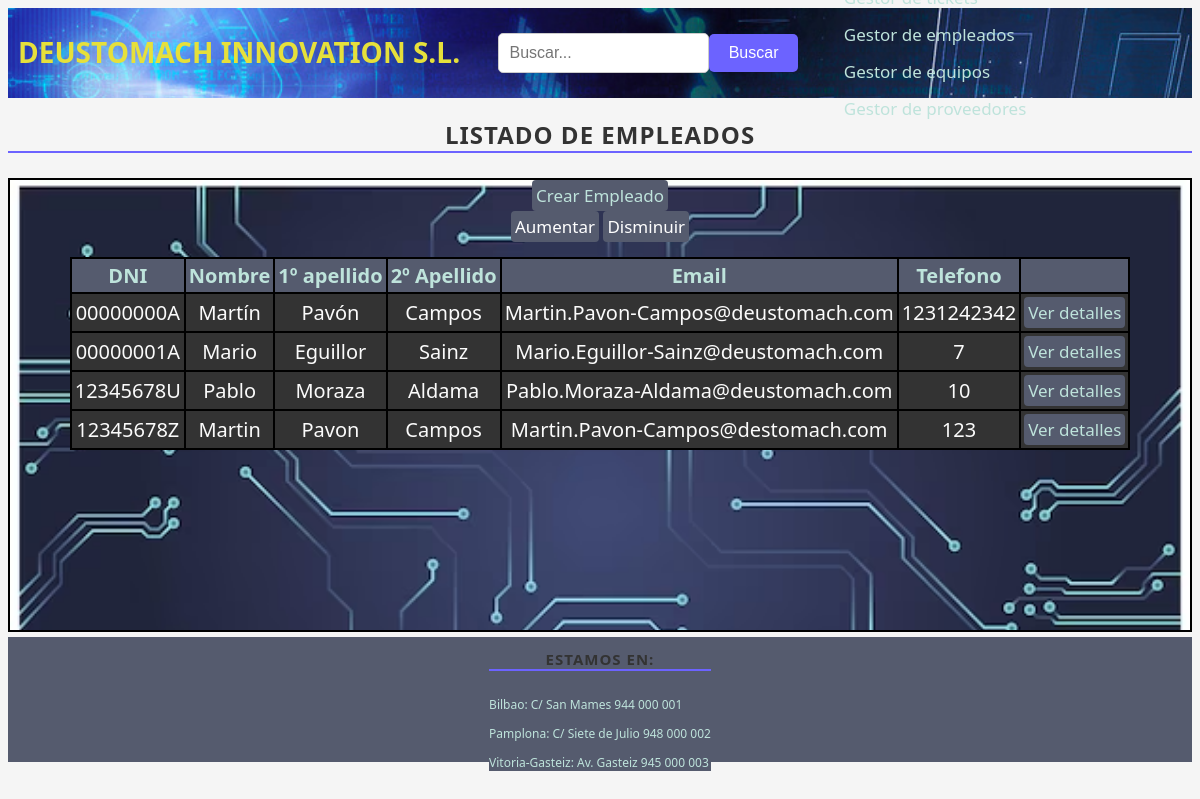
Page /aplicacion/empleados/ on the earlier database version.
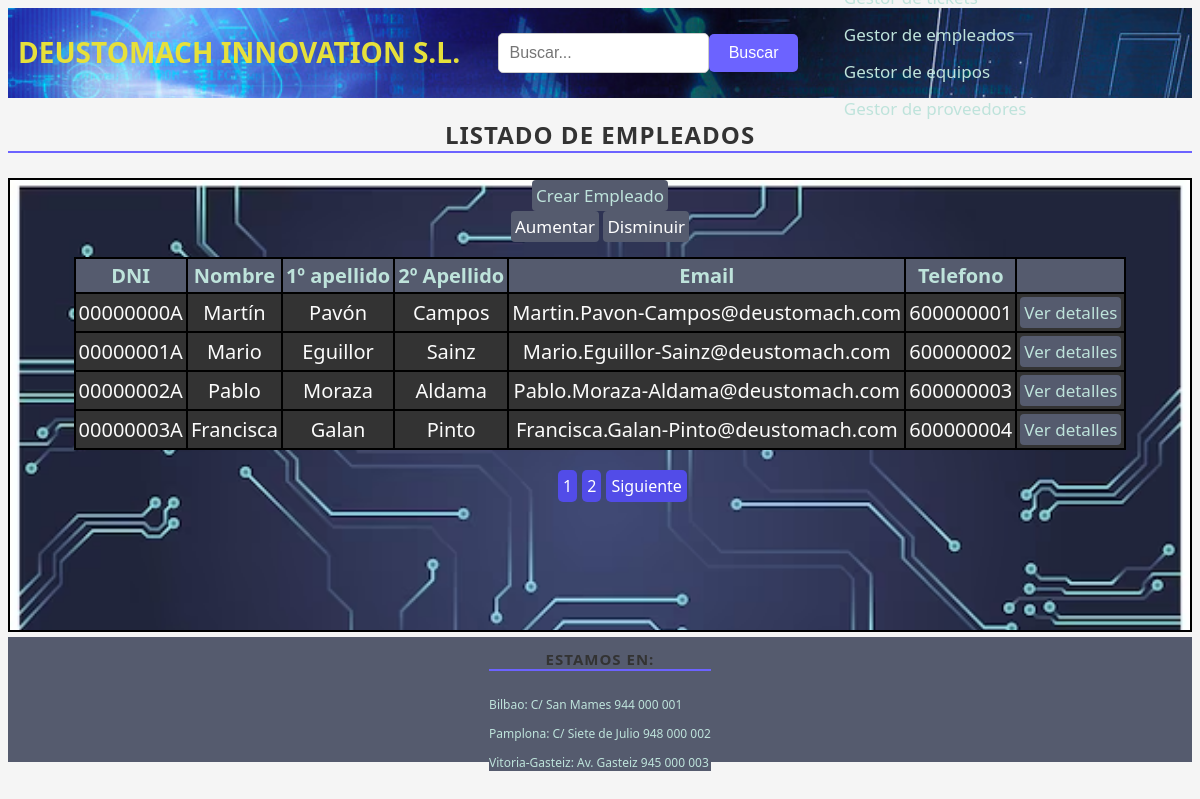
Same page on the later database version.
### app_reto1/models.py (models this page shows, shortened)
class Empleado(models.Model):
    DNI = models.CharField(max_length=9)
    nombre = models.CharField(max_length=20)
    apellido1 = models.CharField(max_length=20)
    apellido2 = models.CharField(max_length=20, null=True, blank=True)
    email = models.EmailField()
    telefono = models.IntegerField()

### app_reto1/views.py (the view, shortened to what this page needs)
# urls.py: path('empleados/', views.index_empleados, name='empleados'),
def index_empleados(request):
    busqueda = request.GET.get("buscar")
    empleados = get_list_or_404(Empleado.objects.order_by("DNI"))
    page = request.GET.get("page", 1)
    try:
        paginator = Paginator(empleados, 4)
        empleados = paginator.page(page)
    except:
        raise Http404
    data = {"lista_empleados": empleados,
            "paginator": paginator}
    return render(request, "empleado_list.html", data)

### app_reto1/templates/empleado_list.html (shortened to what this page needs)
{% extends "base.html" %}
{% block busqueda %}
<div class="busqueda">
<form method="get">
    <div class="busqueda1">
        <input type="text" class="form-control" placeholder="Buscar..." name="buscar">
        <button type="submit" class="boton_busqueda">Buscar</button>
    </div>
</form>
</div>
{% endblock %}
{% block contenido %}
<h2>Listado de empleados</h2>
<div class="divprincipal">
    <button class="boton"> <a class="enlace" href="/aplicacion/empleados/create">Crear Empleado</a></button>
    {% if lista_empleados %}
    <div>
        <button class="boton" id="aumentar">Aumentar</button>
        <button class="boton" id="disminuir">Disminuir</button>
    </div>
    <div id="tamanos">
        <table>
            <tr>
                <th>DNI</th>
                <th>Nombre</th>
                <th>1º apellido</th>
                <th>2º Apellido</th>
                <th>Email</th>
                <th>Telefono</th>
                <th></th>
            </tr>
            {% for e in lista_empleados %}
            <tr>
                <td>{{ e.DNI}}</td>
                <td>{{ e.nombre}}</td>
                <td>{{ e.apellido1}}</td>
                <td>{{ e.apellido2}}</td>
                <td>{{ e.email}}</td>
                <td>{{ e.telefono}}</td>
                <td>
                    <button class="boton">
                        <a class="enlace" href="/aplicacion/empleados/{{ e.id }}">Ver detalles</a>
                    </button>
                </td>
            </tr>
            {% endfor %}
        </table>
    </div>
    <div>
        {% include "paginadorempleado.html" %}
    </div>
</div>
{% else %}
<p>No hay Empleados añadidos.</p>
{% endif %}
{% endblock contenido %}

### app_reto1/templates/base.html (shortened to what this page needs)
<!DOCTYPE html>
<html lang="en">
<head>
    {% load static %}
    <link rel="stylesheet" href="{% static 'css/style.css' %}">
</head>
<body>
    <header>
        <div class="header_izquierdo">
            <h1>Deustomach Innovation S.L.</h1>
        </div>
        {% block busqueda %}{% endblock %}
        <div class="der">
            <div class="der_izq">
                <a href="/aplicacion/" class="link_head">Gestor de tickets</a>
                <a href="/aplicacion/empleados/" class="link_head">Gestor de empleados</a>
            </div>
            <div class="der_der">
                <a href="/aplicacion/equipos/" class="link_head">Gestor de equipos</a>
                <a href="/aplicacion/proveedores/" class="link_head">Gestor de proveedores</a>
            </div>
        </div>
    </header>
    <main>
        {% block contenido %}{% endblock %}
    </main>
    <footer>
        <div>
            <h2 class="h2f">Estamos en:</h2>
            <p class="pf">Bilbao: C/ San Mames 944 000 001</p>
            <p class="pf">Pamplona: C/ Siete de Julio 948 000 002</p>
            <p class="pf">Vitoria-Gasteiz: Av. Gasteiz 945 000 003</p>
        </div>
    </footer>
</body>
</html>

### app_reto1/templates/paginadorempleado.html (shortened to what this page needs)
{% if paginator.num_pages > 1%}
<div class="d-flex justify-content-center">
    <ul class="pagination">
        {% for page in paginator.page_range %}
            {% if page < 7 or page == lista_empleados.number %}
            <li class="page-item {% if page == lista_empleados.number %}active{% endif %}">
                <a class="page-link" href="?page={{ page }}#pagtable">{{ page }}</a>
            </li>
            {% endif %}
        {% endfor %}
        {% if lista_empleados.has_next %}
            <li class="page-item d-none d-sm-block">
                <a class="page-link" href="?page={{ lista_empleados.next_page_number }}#pagtable">Siguiente</a>
            </li>
        {% endif %}
    </ul>
</div>
{% endif %}

### app_reto1/static/css/style.css (style rules this page uses)
body { font: 300 normal 17px Noto Sans, arial, sans-serif; color: black; background-color: whitesmoke; display: block; justify-content: space-between; height: 100%; }
#tamanos { font-size: 20px; margin-top: 15px; }
header { height: 90px; display: flex; justify-content: space-between; background-image: url('../images/fondo.jpg'); background-size: 100%; align-items: center; }
.header_izquierdo { padding-left: 10px; color: #BEE3DB; }
.busqueda1 { width: 300px; display: flex; align-items: center; }
.busqueda { width: 300px; height: 40px; }
.form-control { width: 100%; padding: 10px; border: 1px solid #ccc; border-radius: 5px; font-size: 16px; transition: border-color 0.3s ease-in-out; }
.boton_busqueda { padding: 10px 20px; background-color: #6c63ff; color: #fff; border: none; border-radius: 5px; font-size: 16px; cursor: pointer; transition: background-color 0.3s ease-in-out; }
.der { width: 30%; display: flex; flex-direction: row; flex-wrap: wrap; }
.der_izq { display: flex; flex-direction: column; justify-content: space-between; }
.der_der { display: flex; flex-direction: column; justify-content: space-between; }
.link_head { text-decoration: none; color: #BEE3DB; margin: 7px; transition: color 0.3s ease-in-out; }
footer { width: 100%; height: 125px; background-color: #555B6E; color: #BEE3DB; display: flex; justify-content: center; align-self: flex-end; }
h1 { font-size: 28px; color: #e6e03b; margin-bottom: 20px; text-transform: uppercase; }
h2 { display: flex; justify-content: center; font-size: 24px; font-weight: bold; color: #333; margin-bottom: 25px; text-transform: uppercase; letter-spacing: 1px; border-bottom: 2px solid #6c63ff; }
.h2f { font-size: 15px; }
.pf { font-size: 12px; }
table { border: 2px solid; border-collapse: collapse; }
th { border: 2px solid black; border-collapse: collapse; padding: 3px; background-color: #555B6E; color: #BEE3DB; }
p { color: #BEE3DB; background-color: #555B6E; }
td { border: 2px solid black; border-collapse: collapse; padding: 3px; background-color: #333; color: #fbfbfb; text-align: center; }
.enlace { margin: 0px 0px 0px 0px; text-decoration: none; color: #BEE3DB; }
.boton { font: 300 normal 17px Noto Sans, arial, sans-serif; background-color: #555B6E; text-decoration: none; color: #ffffff; border: none; border-radius: 4px; cursor: pointer; }
form { display: flex; flex-direction: column; align-items: center; flex-wrap: wrap; margin-bottom: 10px; }
li { display: flex; margin-bottom: 3px; margin-top: 3px; flex-wrap: wrap; }
.divprincipal { background-image: url('../images/fondoprincipal.avif'); background-size: 100%; border: solid 2px; display: flex; flex-direction: column; align-items: center; margin-bottom: 5px; height: 450px; }
button { padding: 4px; }
.pagination { color: #524ce8; display: flex; width: 950px; justify-content: center; }
.page-item { margin-left: 5px; }
.page-link { display: inline-block; padding: 5px 5px; background-color: #524ce8; color: white; border: none; border-radius: 5px; font-size: 16px; cursor: pointer; transition: background-color 0.3s ease-in-out; text-decoration: none; }
li { margin-bottom: 10px; }

Differences in the rows shown:
removed Empleado: DNI "12345678Z", nombre "Martin", apellido1 "Pavon", apellido2 "Campos", email "Martin.Pavon-Campos@destomach.com", telefono "123"
changed Empleado "Martín": telefono "1231242342" → "600000001"
changed Empleado "Mario": telefono "7" → "600000002"
changed Empleado "Pablo": DNI "12345678U" → "00000002A"; telefono "10" → "600000003"
added Empleado: DNI "00000003A", nombre "Francisca", apellido1 "Galan", apellido2 "Pinto", email "Francisca.Galan-Pinto@deustomach.com", telefono "600000004"
Other differences:
new list line: "1"
new list line: "2"
text now shown: "Siguiente"
